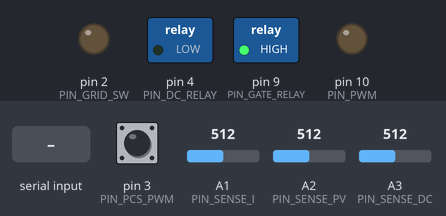
The sketch below on a simulated Arduino Uno, built with avr-gcc and run on an emulated ATmega328P. Shown: switched loads named in the sketch (green lamp = pin HIGH), output pins drawn as LEDs (lit = HIGH). The test bench sets the inputs (shaded band); at power-on: pin 3 (PIN_PCS_PWM) HIGH, A1 (PIN_SENSE_I) = 512, A2 (PIN_SENSE_PV) = 512, A3 (PIN_SENSE_DC) = 512. What the sketch prints to the serial monitor is not drawn.

Above: at 1.2 s.
1.3 s: "D\n" received over Serial
Timing chart, 0 to 4.3 s (numbered marks = the images above; inputs shaded):
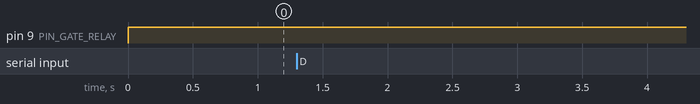

Measured:
- after the input at 1.3 s, every drawn part: stays the same

The sketch:

toshiba-pcs-alternation.ino
```cpp
#include <Arduino.h>
#include <avr/io.h>

// #define DEBUG  // 本番ではコメントアウト、デバッグprintするときは宣言する

// #define GRID_TIED  // チョッパ部のみで運転するときはコメントアウト。連系運転するときは宣言

#define PIN_GRID_SW 2     // 連系SW
#define PIN_PCS_PWM 3     // PCSからのゲートPWM信号
#define PIN_DC_RELAY 4    // 保護ボックスのDCリレー指令線
#define PIN_GATE_RELAY 9  // ゲート入力切替リレー
#define PIN_PWM 10        // ゲートPWM信号OC1B。PB2から出力され、PB2は基板上でpin10につながっている
#define PIN_PHOTOD A0     // 連系LED検出用フォトダイオードからのアナログ入力
#define PIN_SENSE_I A1    // 電流センサからのアナログ入力
#define PIN_SENSE_PV A2   // PV入力電圧の分圧入力
#define PIN_SENSE_DC A3   // DCリンク電圧の分圧入力

#define SAMPLE_NUM 32           // 電圧・電流計測の平均化サンプリング数
#define GRID_LED_THRESHOLD 200  // 連系LED点灯判定閾値(0～1023)
#define WAIT_TIME 60000         // 連系LED点灯後、こちらからゲート制御を始めるまでの待機時間[ms]
#define FREQ_PWM 20000          // PWM周波数[Hz]。実測の結果20kHzだったので合わせた
#define MAX_DUTY 80
#define MIN_DUTY 0
#define MAX_SERIAL_BUF 32

#define OVP_SET_MV 385000  // 過電圧フラグをセットする電圧[mV]
#define OCP_SET_MA 4000    // 過電流フラグをセットする電流[mA]

enum ProtectionBit {
  OV,  // 過電圧検出
  OC   // 過電流検出
};

uint16_t voltage_dc_raw[SAMPLE_NUM];
uint16_t voltage_pv_raw[SAMPLE_NUM];
uint16_t current_pv_raw[SAMPLE_NUM];

uint32_t voltage_dc = 15;  // 計測したDCリンク電圧[mV]
uint32_t voltage_pv = 15;  // 計測した入力電圧[mV]
uint32_t current_pv = 30;  // 計測した入力電流[mA]

unsigned int val_photod = 0;            // フォトダイオードの読み値
unsigned long grid_connected_time = 0;  // 連系開始時刻[ms]

uint8_t duty_received = 0;   // シリアルで受信したデューティー比の指令値[%]
int grid_sw_received = 0;   // シリアルで受信した連系指令(0:OFF, 1:ON)
int dc_relay_received = 0;  // シリアルで受信した保護DCリレー指令(0:OFF, 1:ON)

uint8_t duty_command = 0;     // 実際に昇圧チョッパのIGBTを駆動するデューティー比[%]
int grid_sw_command = 0;     // 連系スイッチON/OFF指令(0:OFF, 1:ON)
int dc_relay_command = 0;    // 保護ボックスのDCリレーON/OFF指令(0:OFF, 1:ON)
int gate_relay_command = 0;  // ゲート入力切替リレー指令(0:PCS側素通し, 1:自前の信号利用)

uint16_t pwmfreq = 0;           // PCSのPWM周波数計測結果[Hz]
volatile uint16_t counter = 0;  // PCSのPWM周波数計測用のカウンター

uint8_t protection_flag = 0;  // 保護フラグ

ISR(TIMER1_OVF_vect)
{
}

void count_pwmfreq()
{
  counter++;
}

void setup()
{
  Serial.begin(9600);
  pinMode(PIN_GRID_SW, OUTPUT);
  pinMode(PIN_PCS_PWM, INPUT_PULLUP);
  attachInterrupt(digitalPinToInterrupt(PIN_PCS_PWM), count_pwmfreq, FALLING);
  pinMode(PIN_DC_RELAY, OUTPUT);
  pinMode(PIN_GATE_RELAY, OUTPUT);
  pinMode(PIN_PWM, OUTPUT);
  digitalWrite(PIN_GRID_SW, LOW);
  digitalWrite(PIN_DC_RELAY, LOW);
  digitalWrite(PIN_GATE_RELAY, LOW);
  // PWM設定
  TCCR1A = 0b00110001;              // 比較1A出力=なし,比較1B出力=反転出力,OCR1AをTOPとする位相/周波数基準PWM動作
  TCCR1B = 0b00010001;              // 捕獲入力=無効,OCR1AをTOPとする位相/周波数基準PWM動作,分周なし
  OCR1A = 16000000 / 2 / FREQ_PWM;  // TOP値を設定
  // TIMSK1 = 0b00000001;              // タイマ/カウンタ1溢れ割り込み許可(BOTTOM値でOVF割り込みがかかる)

  for (size_t i = 0; i < SAMPLE_NUM; i++) {
    voltage_dc_raw[i] = 0;
    voltage_pv_raw[i] = 0;
    current_pv_raw[i] = 0;
  }
}

void loop()
{
  // 現在時刻と1ループの周期を取得
  static unsigned long period = 0;
  static unsigned long t_old = 0;
  static unsigned long t_now = 0;
  t_old = t_now;
  t_now = millis();
  period = t_now - t_old;

  // 電圧電流計測
  static size_t i_adc = 0;
  voltage_dc_raw[i_adc] = analogRead(PIN_SENSE_DC);
  voltage_pv_raw[i_adc] = analogRead(PIN_SENSE_PV);
  current_pv_raw[i_adc] = analogRead(PIN_SENSE_I);
  i_adc++;
  i_adc = i_adc % SAMPLE_NUM;
  voltage_dc = ((uint32_t)average(voltage_dc_raw, SAMPLE_NUM) * 443892) / 1000;    // analogRead()/1024 * 5.0V * 300/3.3 * 1000 [mV]
  voltage_pv = ((uint32_t)average(voltage_pv_raw, SAMPLE_NUM) * 443892) / 1000;    // analogRead()/1024 * 5.0V * 300/3.3 * 1000 [mV]
  current_pv = ((uint32_t)average(current_pv_raw, SAMPLE_NUM) * 837296) / 100000;  // analogRead()/1024 * 5.0V * 0.986/46.0 * 1000 * 80mA/mV [mA]

  // PCSのPWM周波数計測(確認用)
  static unsigned long t_print_pwmfreq = 0;
  if (t_now - t_print_pwmfreq > 1000) {
    pwmfreq = counter;  // 約1secおきにcounterの値を確認して周波数とし、リセット
    counter = 0;
    t_print_pwmfreq = t_now;
  }

  // --------------------
  // 保護判定とDCリレー解列
  // --------------------

  bool ov, oc;
  ov = (voltage_dc > OVP_SET_MV);
  oc = (current_pv > OCP_SET_MA);

  // 保護フラグのセット
  if (ov) {
    bitSet(protection_flag, OV);
  }
  if (oc) {
    bitSet(protection_flag, OC);
  }

  // 保護フラグのリセットは、DCリレー指令がOFFに戻ったとき行う
  if (!ov && !oc && dc_relay_received == 0) {
    protection_flag = 0;
  }

  // 保護フラグが立っていないときに限りDCリレーをONする
  if (dc_relay_received == 1 && protection_flag == 0) {
    dc_relay_command = 1;
  } else {
    dc_relay_command = 0;
  }

#ifdef GRID_TIED

  // --------------------------
  // 連系運転を利用する場合の処理
  // --------------------------

  // 連系SWは指令に従う
  grid_sw_command = grid_sw_received;

  // 連系運転検知用フォトダイオードの読みを取得
  unsigned int new_val_photod = analogRead(PIN_PHOTOD);

  // 連系LEDの消灯→点灯を検知したら時刻を記録し、点灯→消灯を検知したら時刻をクリア
  if (val_photod < GRID_LED_THRESHOLD && new_val_photod >= GRID_LED_THRESHOLD) {
    grid_connected_time = t_now;
  } else if (val_photod >= GRID_LED_THRESHOLD && new_val_photod < GRID_LED_THRESHOLD) {
    grid_connected_time = 0;
  }
  val_photod = new_val_photod;

  // 連系LED点灯からWAIT_TIME以上経過していたら、ゲート信号をArduinoから出力する
  if (val_photod >= GRID_LED_THRESHOLD && t_now - grid_connected_time >= WAIT_TIME) {
    gate_relay_command = 1;
    if (protection_flag) {  // 保護フラグが立っているときはDuty比ゼロ(ゲートブロック)
      duty_command = 0;
    } else {
      duty_command = duty_received;
    }

    // 連系LED消灯時はPCSのゲート信号を素通しする
  } else {
    gate_relay_command = 0;
    duty_command = 0;
  }

#else

  // --------------------------------
  // チョッパ部のみで運転する場合の処理
  // --------------------------------

  // 連系しないので連系SWはOFF
  grid_sw_command = 0;

  // ゲート信号は常にArduinoから出力
  gate_relay_command = 1;

  // ゲートのduty比を反映。保護フラグが立っているときはDuty比ゼロ(ゲートブロック)
  if (protection_flag) {
    duty_command = 0;
  } else {
    duty_command = duty_received;
  }

#endif

  // 指令の反映
  OCR1B = 16000000 / 2 / FREQ_PWM / 100 * duty_command;  // duty比反映
  digitalWrite(PIN_GRID_SW, grid_sw_command);            // 連系SW
  digitalWrite(PIN_GATE_RELAY, gate_relay_command);      // ゲート切替リレー
  digitalWrite(PIN_DC_RELAY, dc_relay_command);          // 保護ボックスDCリレー

#ifdef DEBUG
  Serial.print(voltage_dc);
  Serial.print(",");
  Serial.print(voltage_pv);
  Serial.print(",");
  Serial.print(current_pv);
  Serial.print(",");
  Serial.print(pwmfreq);
  Serial.print(",");
  Serial.println(new_val_photod);
#endif

  // -----------
  // シリアル通信
  // -----------

  static char buf[MAX_SERIAL_BUF];  // シリアル受信文字列を格納するバッファ
  static size_t i = 0;              // シリアル受信文字列バッファの何文字目に書き込んでいるか

  while (Serial.available()) {  // シリアルから値を読んでバッファに転記
    buf[i] = Serial.read();
    i++;
    if (i >= MAX_SERIAL_BUF) {
      i = 0;
    }
  }

  if (buf[i - 1] == '\n') {    // bufの末尾が改行コードだった場合、コマンドがそこで終わるので、デコード開始
    if (buf[i - 2] != '\r') {  // CRLFだった場合は弾く

      if (buf[0] == 'g' && buf[1] == 'e' && buf[2] == 't') {  // get要求

        if (buf[3] == 'V') {                            // 続く文字が'V'
          Serial.println(voltage_pv);                   // mV単位でprint
        } else if (buf[3] == 'I') {                     // 続く文字が'I'
          Serial.println(current_pv);                   // mA単位でprint
        } else if (buf[3] == 'D') {                     // 続く文字が'D'
          Serial.println(duty_command);                 // duty比をprint
        } else if (buf[3] == 'U') {                     // 続く文字が'U'
          Serial.println(voltage_dc);                   // DCリンク電圧をprint
        } else if (buf[3] == 'S') {                     // 続く文字が'S'
          Serial.println(digitalRead(PIN_GATE_RELAY));  // ゲート入力切替リレーのステータスをprint
        } else if (buf[3] == 'G') {                     // 続く文字が'G'
          Serial.println(digitalRead(PIN_GRID_SW));     // 連系SWへの指令値をprint
        } else if (buf[3] == 'P') {                     // 続く文字が'P'
          Serial.println(protection_flag);              // 保護フラグの値をprint
        } else if (buf[3] == 'R') {                     // 続く文字が'R'
          Serial.println(digitalRead(PIN_DC_RELAY));    // 保護ボックスDCリレーへの指令値をprint
        } else {                                        // 続く文字がどれにも当てはまらない
          Serial.println("0");                          // '0'を送信
        }

      } else if (buf[0] == 's' && buf[1] == 'e' && buf[2] == 't') {  // set要求

        if (buf[3] == 'D') {  // 続く文字がD: デューティー比
          uint8_t newduty = 0;
          switch (i) {  // setD + 数値 + 改行コード\n の文字数で分岐(CRLFだとバグる)
            case 6:     // 数値が1文字のとき
              if (isNumber(buf[4])) {
                newduty = buf[4] - '0';
              }
              break;
            case 7:  // 数値が2文字のとき
              if (isNumber(buf[4]) && isNumber(buf[5])) {
                newduty = 10 * (buf[4] - '0') + buf[5] - '0';
              }
              break;
            case 8:  // 数値が3文字のとき
              if (isNumber(buf[4]) && isNumber(buf[5]) && isNumber(buf[6])) {
                newduty = 100 * (buf[4] - '0') + 10 * (buf[5] - '0') + buf[6] - '0';
              }
            default:
              break;
          }
          if (newduty < MIN_DUTY) newduty = MIN_DUTY;
          if (newduty > MAX_DUTY) newduty = MAX_DUTY;

          duty_received = newduty;        // 受け取った値を代入
          Serial.println(duty_received);  // 代入した値を返す

        } else if (buf[3] == 'G') {        // 続く文字がG: 連系SW
          uint8_t command = buf[4] - '0';  // '0'か'1'が期待されるので、数値に変換
          if (command == 1) {              // 1だった場合に限り連系SW指令をON。他(0または2以上の値)はすべて0とする
            grid_sw_received = 1;
          } else {
            grid_sw_received = 0;
          }
          Serial.println(grid_sw_received);

        } else if (buf[3] == 'R') {        // 続く文字がR: 保護ボックスDCリレー
          uint8_t command = buf[4] - '0';  // '0'か'1'が期待されるので、数値に変換
          if (command == 1) {              // 1だった場合に限りDCリレーをON。他(0または2以上の値)はすべて0とする
            dc_relay_received = 1;
          } else {
            dc_relay_received = 0;
          }
          Serial.println(dc_relay_received);

        } else {                // 続く文字がどれにも当てはまらない
          Serial.println("0");  // 0を返す
        }
      } else {                // getでもsetでもない何か
        Serial.println("0");  // 0を返す
      }
    } else {                // 改行コードがCRLFだった場合
      Serial.println("0");  // 0を返す
    }
    i = 0;                        // インデックスをクリア
    memset(buf, 0, sizeof(buf));  // バッファをクリア
  }

  delay(1);
}

/**
 * @brief 文字が数字'0'～'9'であるか判定する
 * @param c 文字
 * @return 1: 数字を表す文字列である, 0: 数字以外を表す文字列である
 */
bool isNumber(char c)
{
  return (c >= '0' && c <= '9');
}

/**
 * @brief 配列要素を平均する
 * @param p_array 平均したいデータが入った配列
 * @param num 平均するサンプル数
 */
uint16_t average(uint16_t *p_array, uint16_t num)
{
  uint32_t sum = 0;
  for (size_t i = 0; i < num; i++) {
    sum += p_array[i];
  }
  return (uint16_t)(sum / num);
}
```
